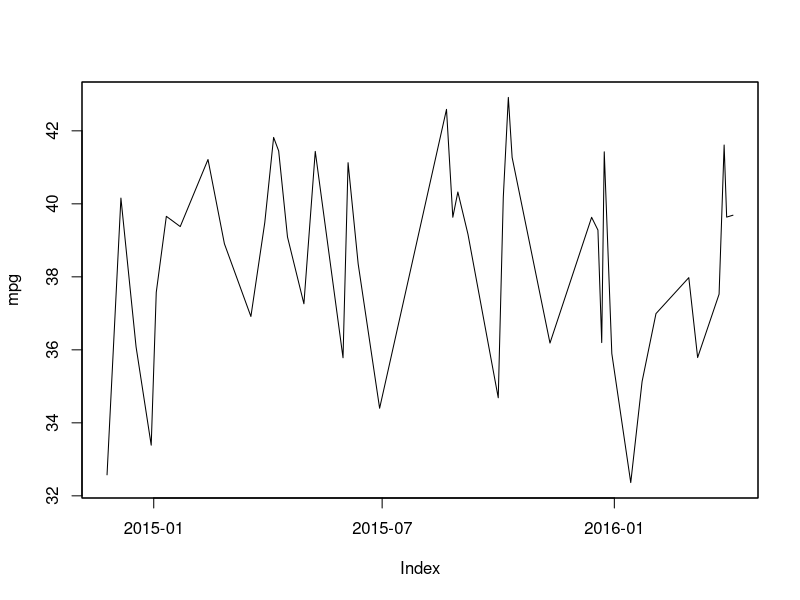
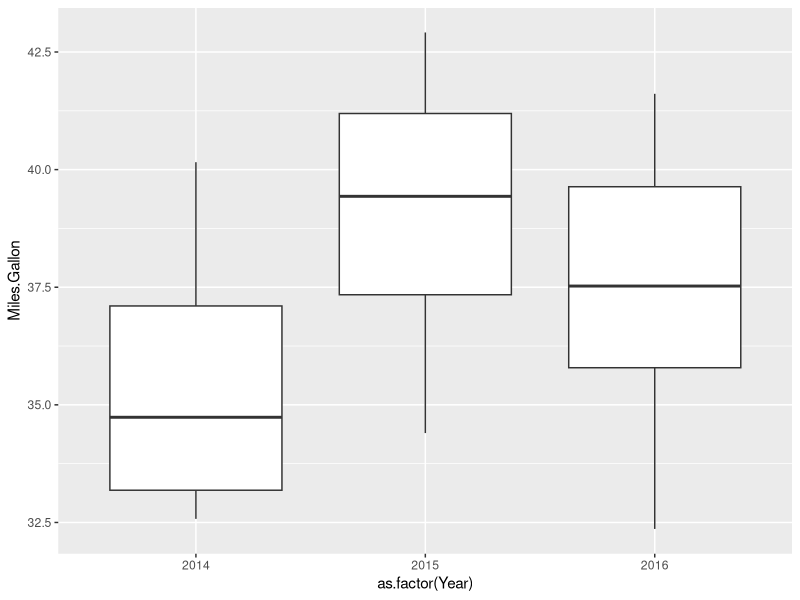

The R source for these figures, in order:
## ---- chunk 1
df <- read.csv("PetrolFocus.csv")
## ---- chunk 2
df$Date <- as.Date(df$Date, format="%d/%m/%Y")
df$Index <- 1:nrow(df)

# Clean missing miles
df <- df[!is.na(df$Miles), ]

# Clean silly numbers
df <- df[df$Miles.Gallon < 50, ]
## ---- chunk 3
dfx <- data.frame(Index=df$Index, Date=as.numeric(df$Date))
fit <- lm(Date ~ Index, data=dfx)

x <- is.na(df$Date)
df$Date[x] <- as.Date(round(predict(fit, df[x, "Index", drop=FALSE])), origin="1970-01-01")
## ---- chunk 4
library(zoo)
mpg <- zoo(df$Miles.Gallon, order.by = df$Date)

df$Year <- lubridate::year(df$Date)

plot(mpg)
## ---- chunk 5
library(ggplot2)

qplot(y=Miles.Gallon, x=as.factor(Year), data=df, geom="boxplot")

## ---- chunk 6
t.test(df$Miles.Gallon[df$Year==2015], 
       df$Miles.Gallon[df$Year==2016])
